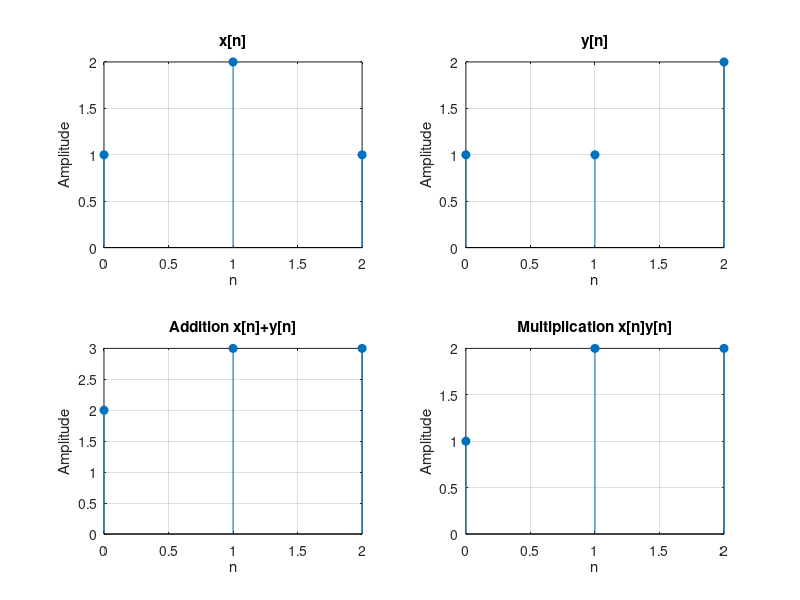

MATLAB code for this plot:
clc; clear; close all; 
n = 0:2; 
x = [1 2 1]; 
y = [1 1 2]; 
zSum = x + y; 
zProd = x .* y; 
figure; 
subplot(2,2,1); stem(n,x,'filled'); grid on; 
title('x[n]'); xlabel('n'); ylabel('Amplitude'); 
subplot(2,2,2); stem(n,y,'filled'); grid on; 
title('y[n]'); xlabel('n'); ylabel('Amplitude'); 
subplot(2,2,3); stem(n,zSum,'filled'); grid on; 
title('Addition x[n]+y[n]'); xlabel('n'); ylabel('Amplitude'); 
subplot(2,2,4); stem(n,zProd,'filled'); grid on; 
title('Multiplication x[n]y[n]'); xlabel('n'); ylabel('Amplitude'); 
